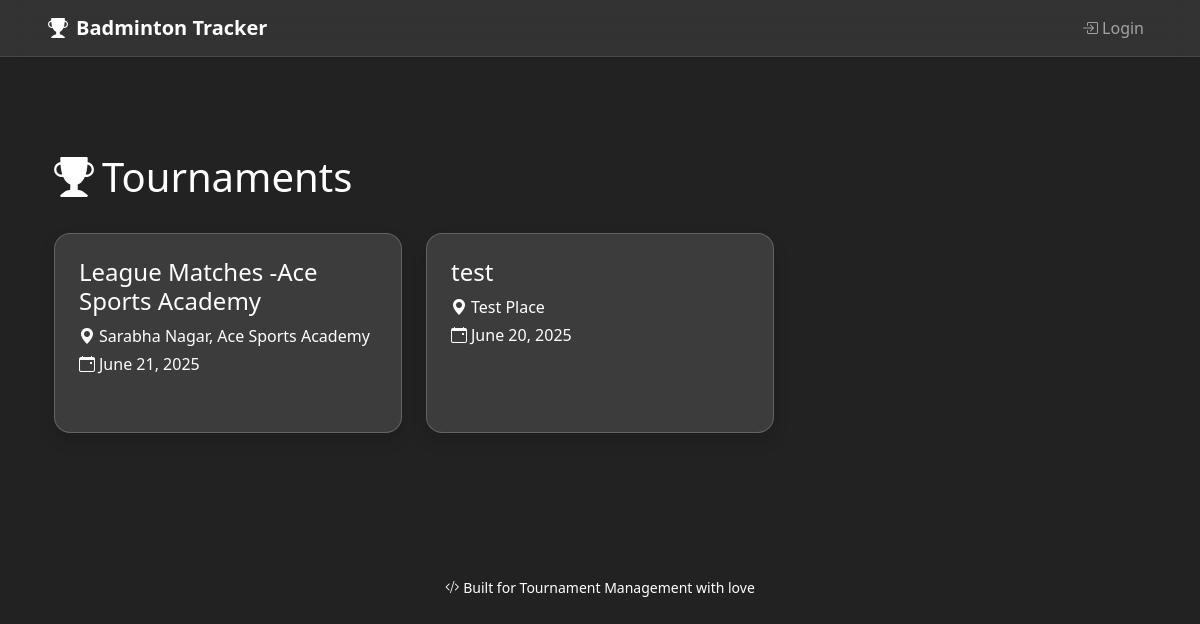
The page / on the database its author committed.
### badminton/models.py (models this page shows, shortened)
class Tournament(models.Model):
    name = models.CharField(max_length=100)
    place = models.CharField(max_length=100)
    date = models.DateField()

### badminton/views.py (the view)
# urls.py: path('', views.tournament_list, name='tournament_list'),  # Updated function name
def tournament_list(request):
    tournaments = Tournament.objects.all().order_by('-date')
    return render(request, 'tournament_list.html', {'tournaments': tournaments})

### badminton/templates/tournament_list.html (shortened to what this page needs)
{% extends 'base.html' %}
{% load static %}
{% load tz %}
{% block content %}
<div class="container py-5">
  <div class="d-flex justify-content-between align-items-center mb-4">
    <h1 class="text-white">
      <i class="bi bi-trophy-fill me-2"></i>Tournaments
    </h1>
  </div>
  {% if tournaments %}
    <div class="row g-4">
      {% for tournament in tournaments %}
        <div class="col-md-6 col-lg-4">
          <a href="{% url 'tournament_detail' tournament.id %}" class="text-decoration-none">
            <div class="glass-card card-hover p-4 rounded-4 shadow h-100 d-flex flex-column justify-content-between text-white">
              <div>
                <h4 class="mb-2">{{ tournament.name }}</h4>
                <p class="mb-1"><i class="bi bi-geo-alt-fill me-1"></i>{{ tournament.place }}</p>
                <p class="mb-3"><i class="bi bi-calendar-event me-1"></i>{{ tournament.date|date:"F j, Y" }}</p>
              </div>
            </div>
          </a>
        </div>
      {% endfor %}
    </div>
  {% else %}
    <div class="alert alert-info text-center mt-5">
      <i class="bi bi-info-circle-fill me-1"></i>No tournaments found.
    </div>
  {% endif %}
</div>
{% endblock %}

### badminton/static/css/style.css (style rules this page uses)
:root { --app-bg-color: 34,34,34; }
body { background: rgb(var(--app-bg-color)) !important; background-attachment: fixed; background-size: cover; color: white; font-family: 'Segoe UI', sans-serif; }
a, a:hover { color: #ffffff; text-decoration: none; }
.container { padding-top: 2rem; padding-bottom: 2rem; }
.glass-card { background: rgba(255, 255, 255, 0.12); border-radius: 20px; box-shadow: 0 8px 32px 0 rgba(0, 0, 0, 0.25); backdrop-filter: blur(10px); -webkit-backdrop-filter: blur(10px); border: 1px solid rgba(255, 255, 255, 0.2); padding: 2rem; color: #fff; position: relative; transition: transform 0.3s ease, border 0.3s ease, box-shadow 0.3s ease; }

### rows shown on the page
Tournament: name "League Matches -Ace Sports Academy", place "Sarabha Nagar, Ace Sports Academy", date "June 21, 2025"
Tournament: name "test", place "Test Place", date "June 20, 2025"
